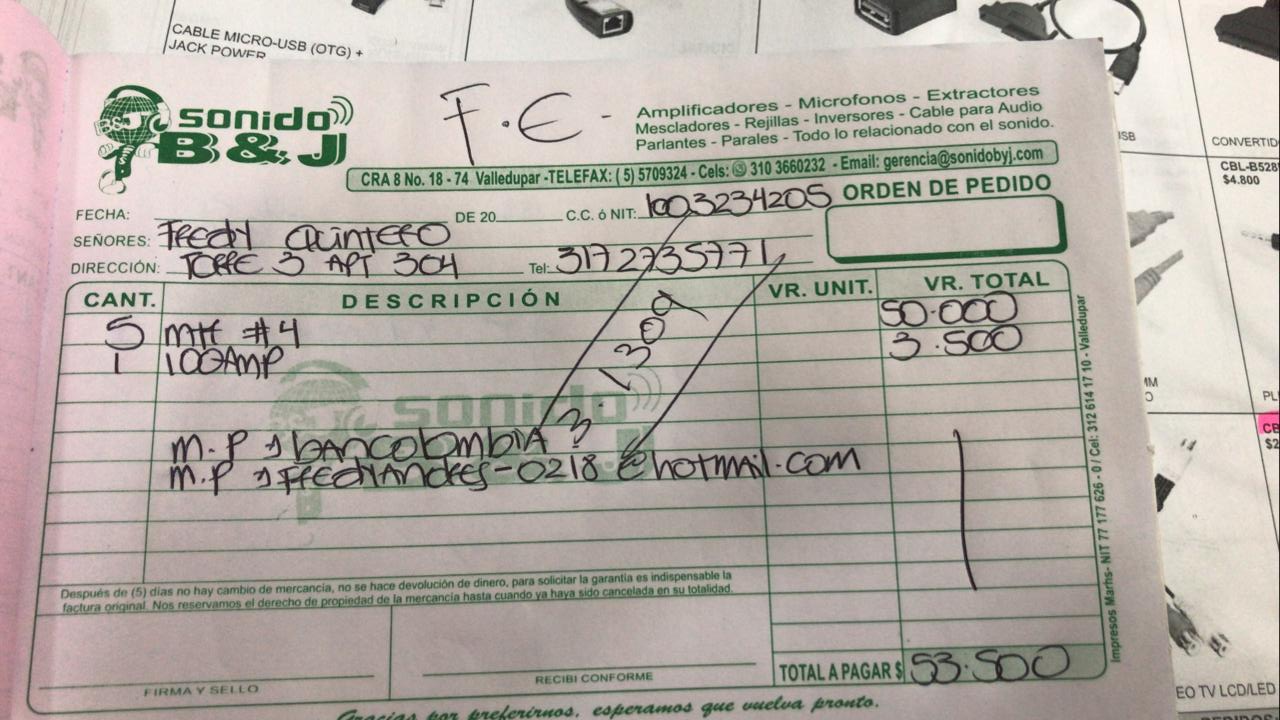
#> input picture Images/2.jpeg, 1280 x 720 px, found by its file name
$ jupyter execute PreProcessing.ipynb   (shell and % lines are left out)
#> lines starting #> are read from the running program, lines starting #| are printed output that depends on the picture; after the words box and inside, x2 and y2 are one past the last pixel; in counts of white or black regions, pixels touching at a corner belong together
[cell 1]
import cv2
import numpy as np
from matplotlib import pyplot as plt

img = cv2.imread('images/2.jpeg',0)
#thresh1 = cv2.adaptiveThreshold(img, 255, cv2.ADAPTIVE_THRESH_MEAN_C, cv2.THRESH_BINARY, 11, 2)
#thresh2 = cv2.adaptiveThreshold(img, 255, cv2.ADAPTIVE_THRESH_MEAN_C, cv2.THRESH_BINARY, 31, 3)
img = cv2.adaptiveThreshold(img, 255, cv2.ADAPTIVE_THRESH_GAUSSIAN_C, cv2.THRESH_BINARY_INV, 13, 5)
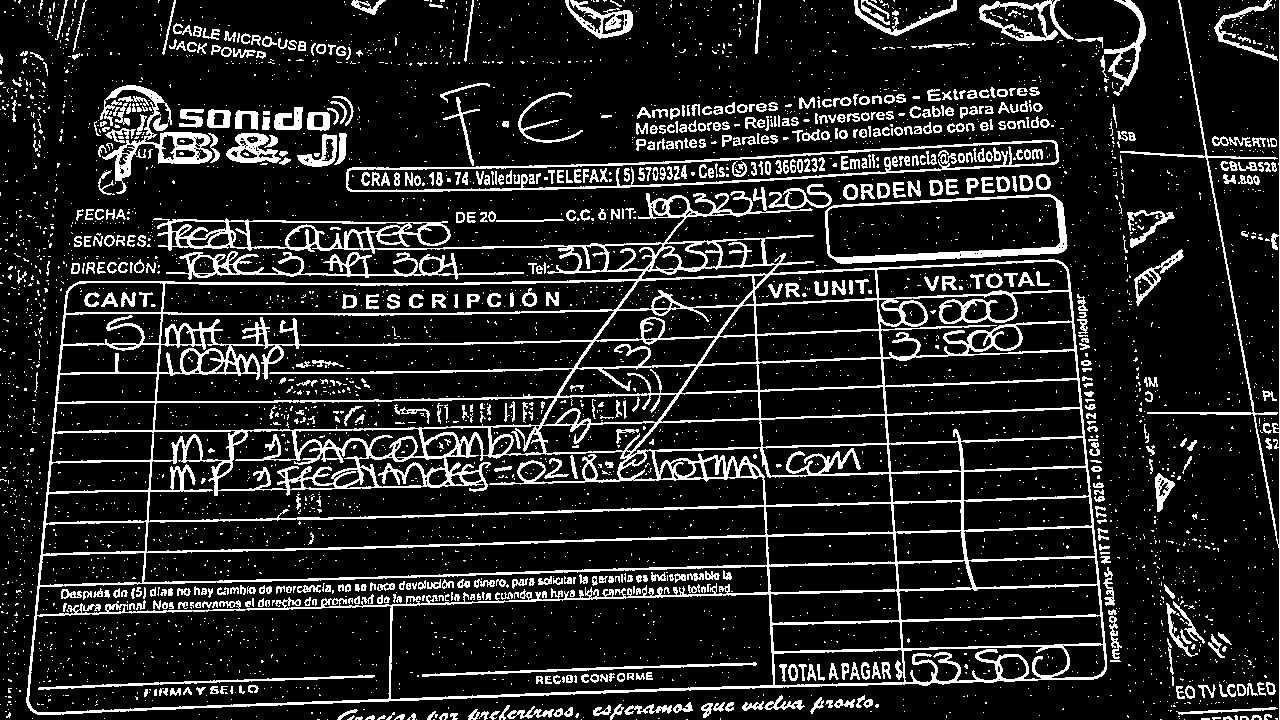
#> img: shape (720, 1280); 14.2% white in thin lines or dots
# [5 lines of commented-out code are left out]

img=cv2.medianBlur(img,3) #Filtro mediana (segundo parámetro debe ser un entero impar)
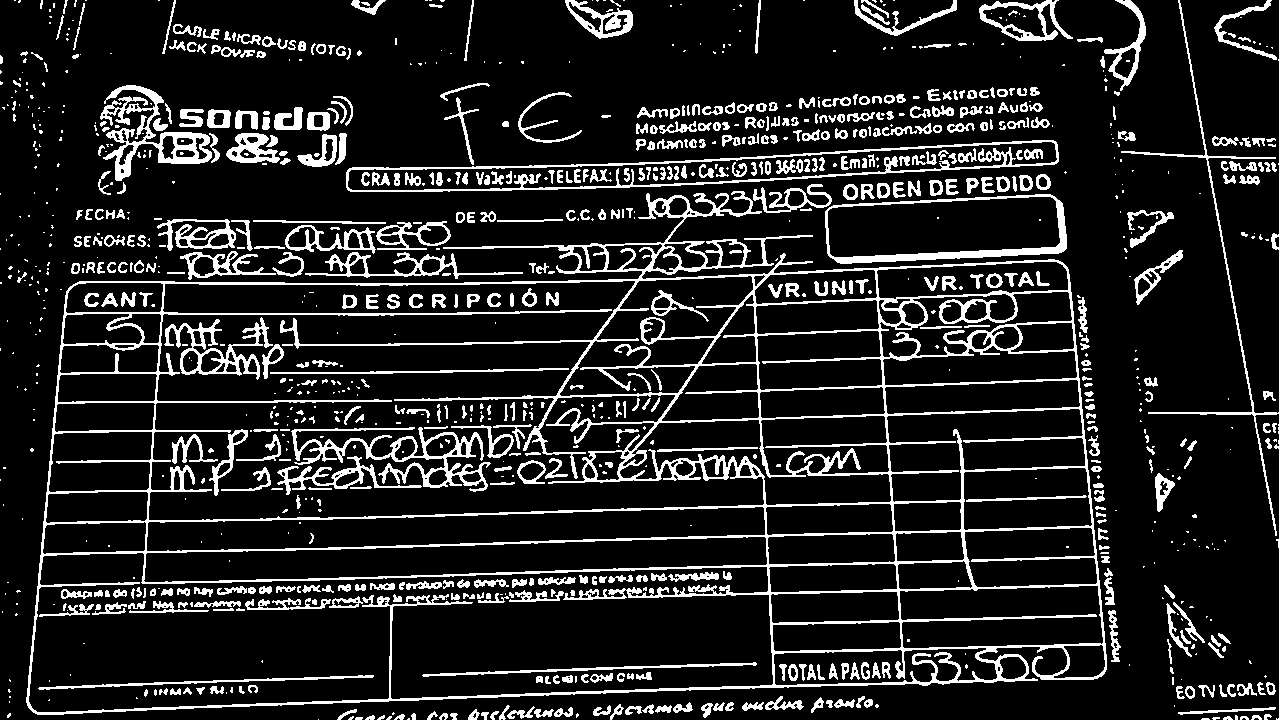
#> img: shape (720, 1280); 13.5% white; 1062 white regions (498 under 20 px), largest, box (x1, y1, x2, y2) and area: (26, 191, 1107, 715) 45912, (346, 140, 1059, 192) 4138, (291, 427, 491, 492) 3098
# [5 lines of commented-out code are left out]
img1=img.copy()
# Structuring Element
kernel = cv2.getStructuringElement(cv2.MORPH_CROSS,(3,3))
# Create an empty output image to hold values
thin = np.zeros(img.shape,dtype='uint8')

# Loop until erosion leads to an empty set
while (cv2.countNonZero(img1)!=0):
    # Erosion
    erode = cv2.erode(img1,kernel)
    # Opening on eroded image
    opening = cv2.morphologyEx(erode,cv2.MORPH_OPEN,kernel)
    # Subtract these two
    subset = erode - opening
    # Union of all previous sets
    thin = cv2.bitwise_or(subset,thin)
    # Set the eroded image for next iteration
    img1 = erode.copy()
#> this loop made 6 passes
#> pass 1, `opening = cv2.morphologyEx(erode,cv2.MORPH_OPEN,kernel)`:
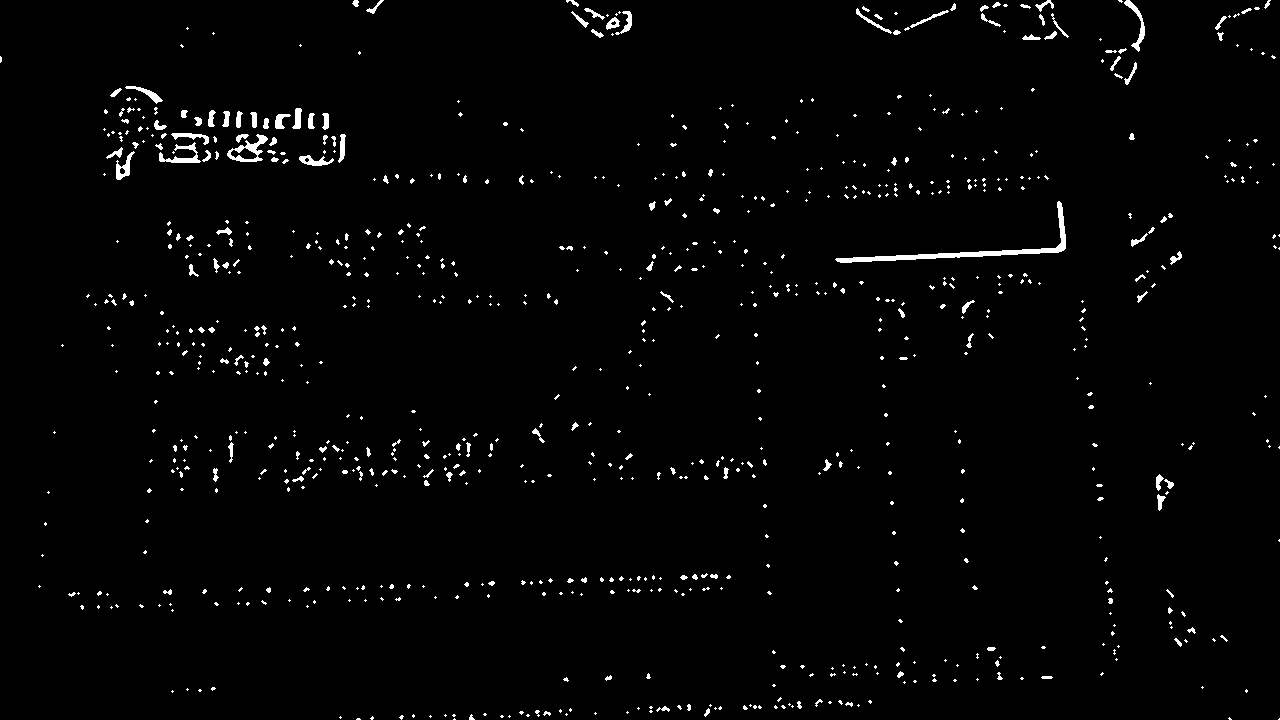
#> opening: shape (720, 1280); 1.7% white; 851 white regions (679 under 20 px), largest, box (x1, y1, x2, y2) and area: (835, 201, 1066, 263) 1375, (227, 134, 268, 162) 400, (159, 142, 201, 163) 310
#> after the loop:
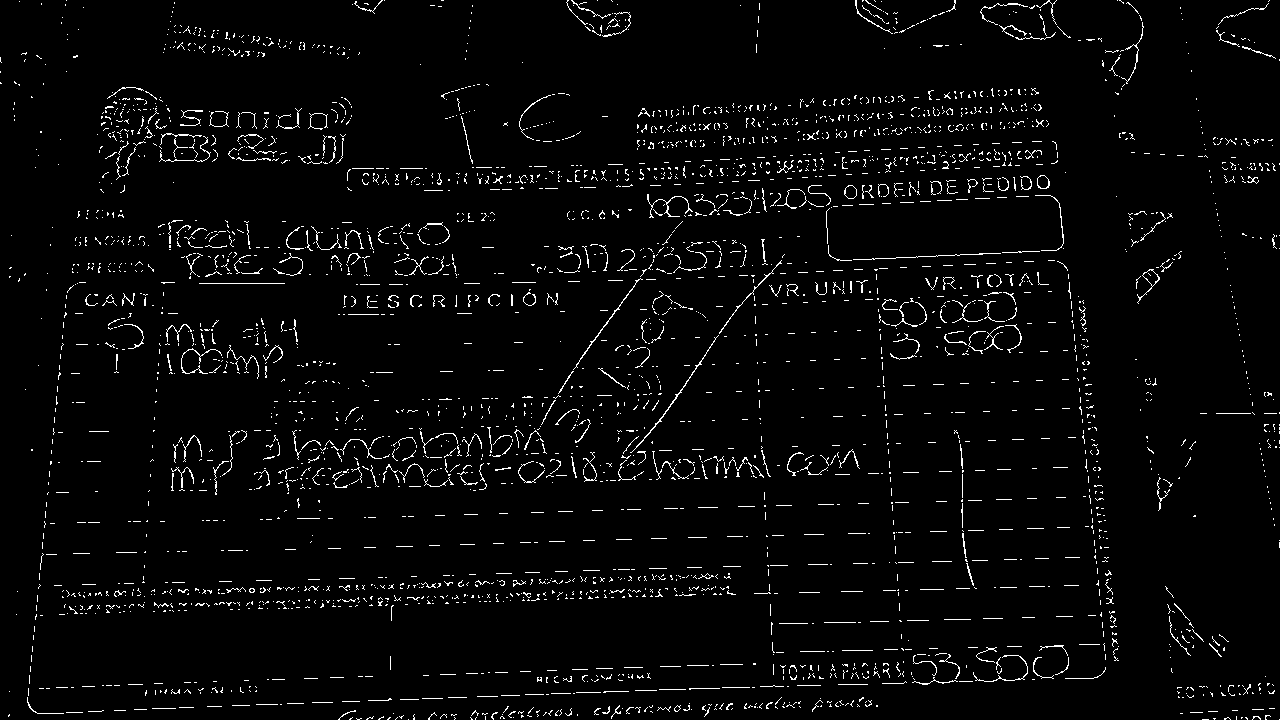
#> thin: shape (720, 1280); 3.1% white in thin lines or dots


#img = cv2.dilate(thin, kernel, iterations=1)

cv2.imshow('1',thin)
cv2.waitKey(0)
cv2.destroyAllWindows()

$ run again, with Images/3.jpeg copied over Images/2.jpeg
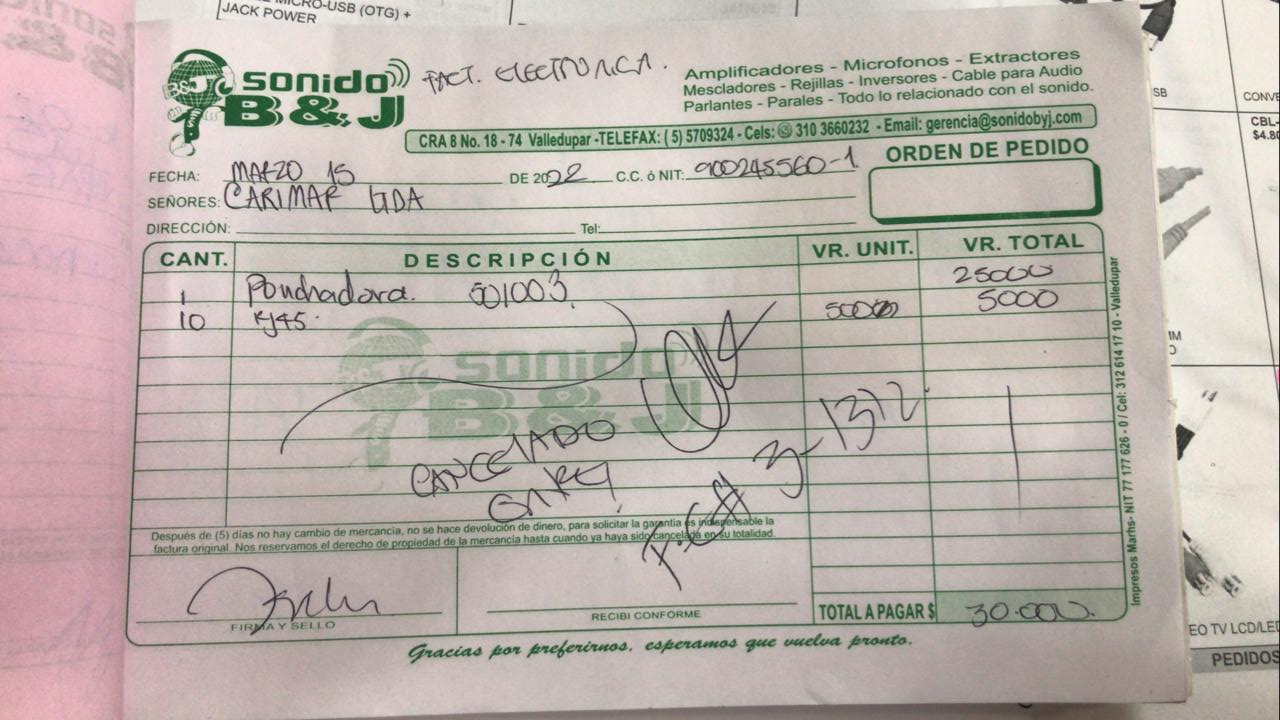
#> input picture Images/3.jpeg, 1280 x 720 px, found by its file name
#> `img = cv2.adaptiveThreshold(img, 255, cv2.ADAPTIVE_THRESH_GAUSSIAN_C, ..`:
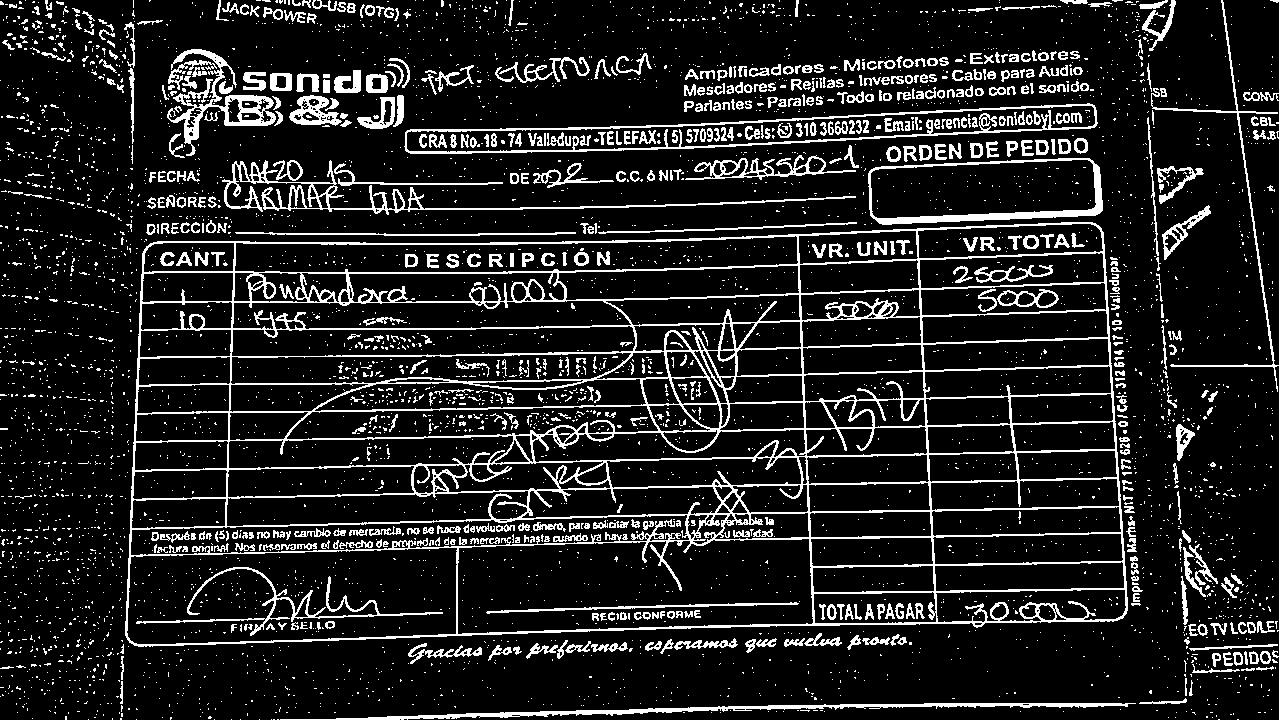
#> img: shape (720, 1280); 12.8% white in thin lines or dots
#> the loop `while (cv2.countNonZero(img1)!=0):` made 6 passes
#> after the loop `while (cv2.countNonZero(img1)!=0):`:
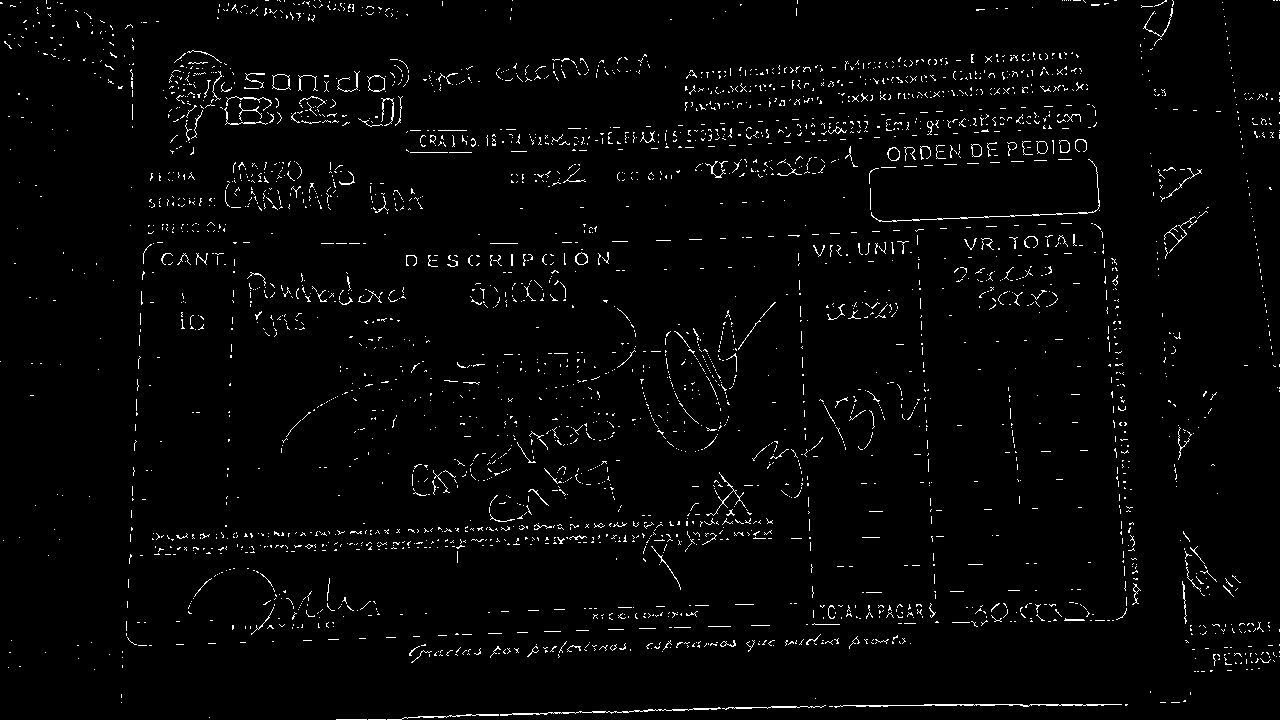
#> thin: shape (720, 1280); 2.3% white in thin lines or dots
